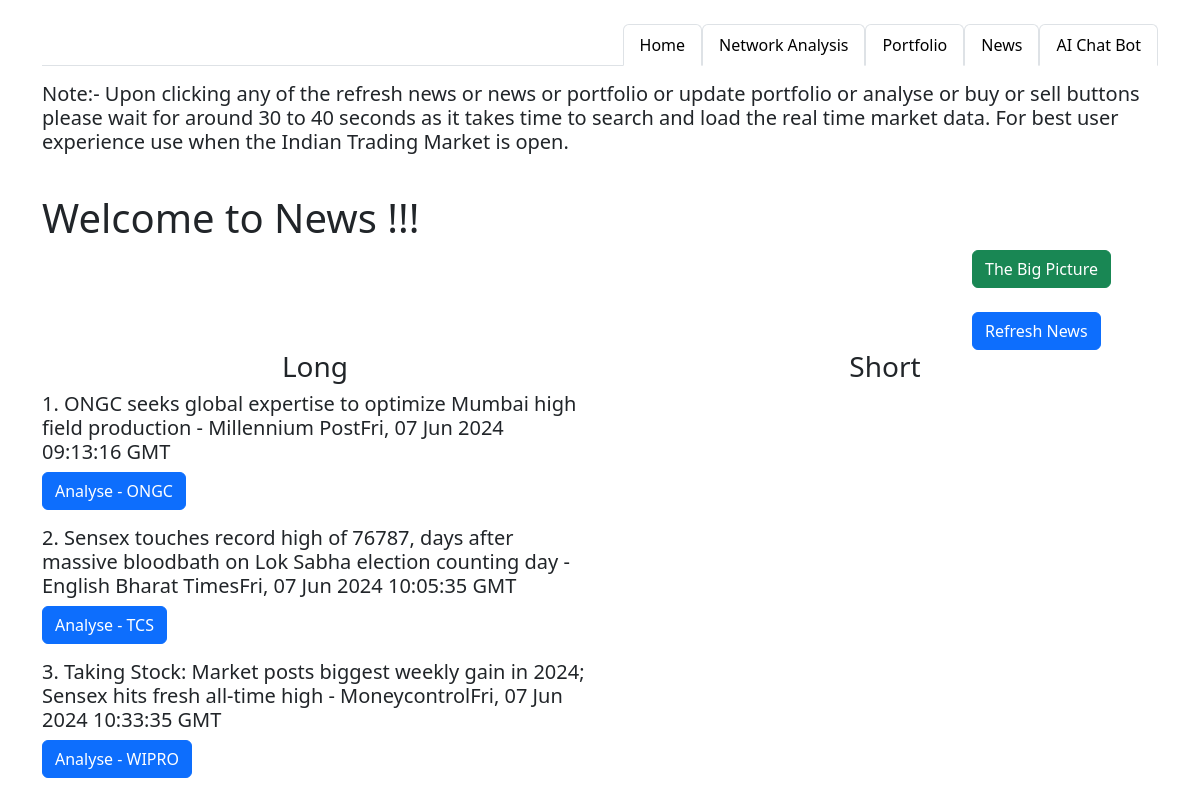
Page /news on the committed database.
### application/models.py (models this page shows)
class LNews(db.Model):
    __tablename__ = 'lnews'
    l_id = db.Column(db.Integer, primary_key=True, autoincrement=True)
    ln = db.Column(db.String)
    ls = db.Column(db.String)

### application/controllers.py (the view)
@app.route("/news", methods=["GET", "POST"])
def news():
    L_new_s = LNews.query.all()
    S_new_s = SNews.query.all()
    return render_template('new_s.html',L_new_s=L_new_s, S_new_s=S_new_s)

### templates/new_s.html (shortened to what this page needs)
<!DOCTYPE html>
<html lang="en">
<head>
        <link href="https://cdn.jsdelivr.net/npm/bootstrap@5.3.0/dist/css/bootstrap.min.css" rel="stylesheet">
        <link rel="stylesheet" href="https://cdn.jsdelivr.net/npm/bootstrap-icons@1.10.2/font/bootstrap-icons.css">
</head>
<body>
    <div class="container">
        <br>
        {% extends "nav_bar.html" %}
        {% block content %}
          <br>
          <div class="row">
            <h1>Welcome to  News !!!</h1>
            <div class="row">
                <div class="col-5"></div>
                <div class="col-5"></div>
                <div class="col-2">
                    <a class="btn btn-success" href="/networkgraph" role="button" style="text-align: right;">The Big Picture</a>
                </div>
            </div>
                <p> </p>
            <br>
            <div class="row">
                <div class="col-5"></div>
                <div class="col-5"></div>
                <div class="col-2">
                    <a class="btn btn-primary" href="/refresh/news" role="button" style="text-align: right;">Refresh News</a>
                </div>
            </div>
            <br>
            <div class="col-6">
                <h3 style="text-align: center;">Long</h3>
                {% for x in L_new_s %}
                    <h5>{{x["ln"]}}</h5>
                    <a class="btn btn-primary" href="/analyse/{{x["ls"]}}" role="button">Analyse - {{x["ls"]}}</a>
                    <br>
                {% endfor %}
            </div>
            <div class="col-6">
                <h3 style="text-align: center;">Short</h3>
            </div>
        </div>
        {% endblock %}

### templates/nav_bar.html (shortened to what this page needs)
<ul class="nav nav-tabs justify-content-end">
    <li class="nav-item">
      <a class="nav-link active" aria-current="page" href="/">Home</a>
    </li>
    <li class="nav-item">
      <a class="nav-link active" aria-current="page" href="/networkgraph">Network Analysis</a>
    </li>
    <li class="nav-item">
      <a class="nav-link active" aria-current="page" href="/portfolio">Portfolio</a>
    </li>
    <li class="nav-item">
      <a class="nav-link active" aria-current="page" href="/news">News</a>
    </li>
    <li class="nav-item">
      <a class="nav-link active" aria-current="page" href="/aichatbot">AI Chat Bot</a>
    </li>
  </ul>
  <h5>Note:- Upon clicking any of the refresh news or news or portfolio or update portfolio or analyse or buy or sell buttons please wait for around 30 to 40 seconds as it takes time to search and load the real time market data. For best user experience use when the Indian Trading Market is open.</h5>
  {% block content %}
    {% endblock %}

### rows in the picture
LNews: ln "1. ONGC seeks global expertise to optimize Mumbai high field production - Millennium PostFri, 07 Jun 2024 09:13:16 GMT", ls "ONGC"
LNews: ln "2. Sensex touches record high of 76787, days after massive bloodbath on Lok Sabha election counting day - English Bharat TimesFri, 07 Jun 2024 10:05:35 GMT", ls "TCS"
LNews: ln "3. Taking Stock: Market posts biggest weekly gain in 2024; Sensex hits fresh all-time high - MoneycontrolFri, 07 Jun 2024 10:33:35 GMT", ls "WIPRO"
